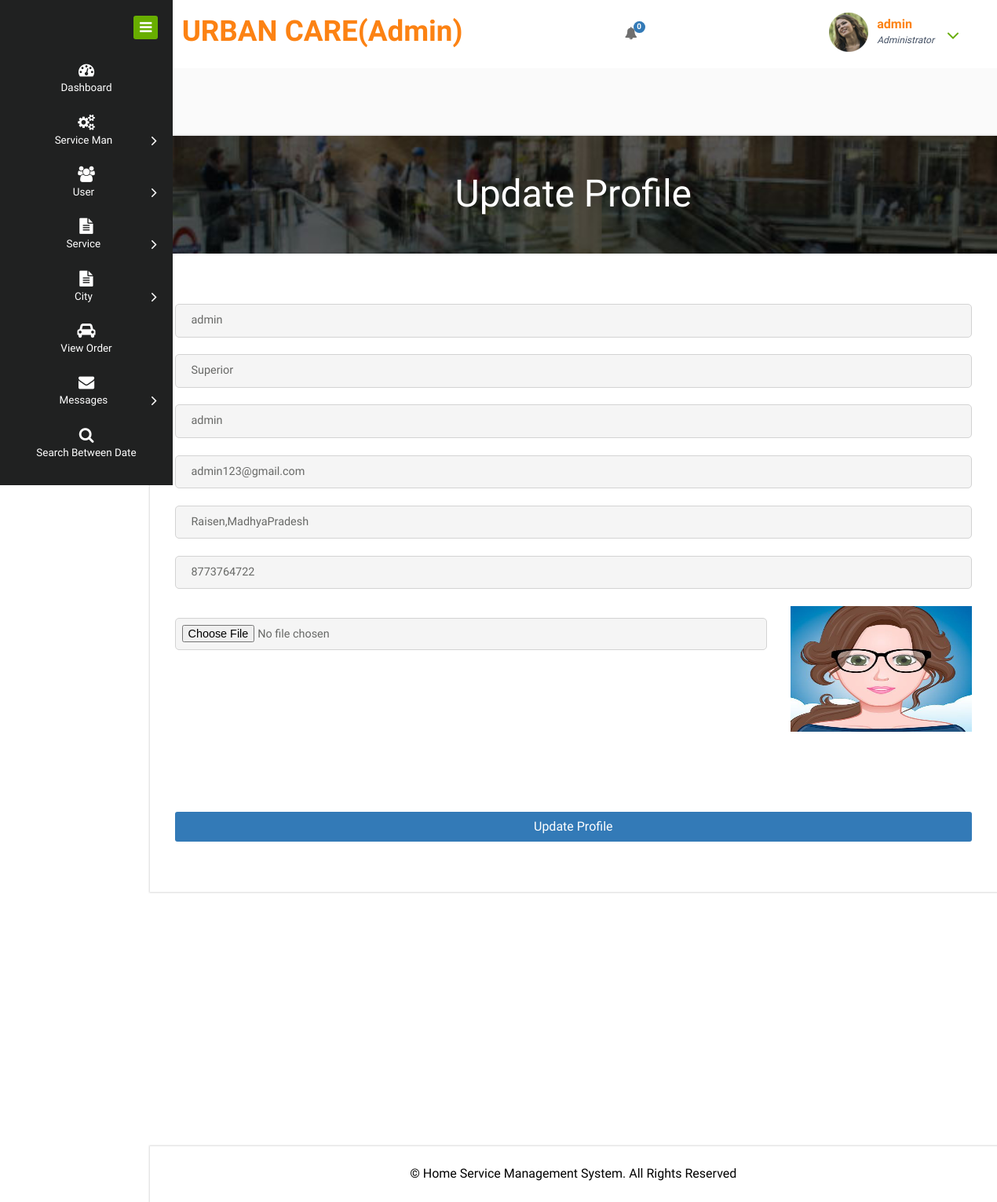
The page /edit_admin_profile (signed in) on the database its author committed.
### home_service/models.py (models this page shows, shortened)
class Customer(models.Model):
    user = models.ForeignKey(User, on_delete=models.CASCADE, null=True)
    contact = models.CharField(max_length=100, null=True)
    address = models.CharField(max_length=100, null=True)
    image = models.FileField(null=True)

### home_service/views.py (the view, shortened to what this page needs)
# urls.py: path('edit_admin_profile',Edit_Admin_Profile,name="edit_admin_profile"),
def Edit_Admin_Profile(request):
    dic = notification()
    error = False
    user = User.objects.get(id=request.user.id)
    pro = Customer.objects.get(user=user)
    d = {'error':error,'pro':pro,'new': dic['new'], 'count': dic['count']}
    return render(request, 'edit_admin_profile.html',d)

### home_service/views.py (called while the page is built)
def notification():
    status = Status.objects.get(status='pending')
    new = Service_Man.objects.filter(status=status)
    count=0
    for i in new:
        count+=1
    d = {'count':count,'new':new}
    return d

### home_service/templates/edit_admin_profile.html (shortened to what this page needs)
{% extends 'admin_navigation.html' %}
{% load static %}
{% block body %}
     <div class="signup-main" style="width:100%;margin-top:0">
    	 <div class="signup-head">
				<h1>Update Profile</h1>
			</div>
			<div class="signup-block">
				<form action="" method="post" enctype="multipart/form-data">
					<input type="text" value="{{pro.user.first_name}}" name="fname" required="">
					<input type="text" name="lname" value="{{pro.user.last_name}}" required="">
					<input type="text" name="uname" value="{{pro.user.username}}" readonly>
					<input type="email" name="email" value="{{pro.user.email}}" required="">
					<input type="text" name="address" value="{{pro.address}}" required="">
					<input type="text" value="{{pro.contact}}" name="contact" required="">
					<div class="row">
                        <div class="col-md-9">
					        <input type="file" name="image" style="width:100%;padding:8px;margin-top:2%;border:1px solid lightgrey ">
                        </div>
                        <div class="col-md-3">
                            {% if pro.image %}<img src="{{pro.image.url}}" style="width:100%;height:160px">{% endif %}
                        </div>
                    </div>
                    <input type="submit" value="Update Profile" style="margin-top:10%">
				</form>
			</div>
    </div>
    {% endblock %}

### home_service/templates/admin_navigation.html (shortened to what this page needs)
<!DOCTYPE HTML>
{% load static %}
<html>
<head>
<link href="{% static 'css2/bootstrap.css' %}" rel="stylesheet" type="text/css" media="all">
<link href="{% static 'css2/style.css' %}" rel="stylesheet" type="text/css" media="all"/>
<link href="{% static 'css2/font-awesome.css' %}" rel="stylesheet">
</head>
<body>
<div class="page-container">
   <div class="left-content">
	   <div class="mother-grid-inner">
				<div class="header-main">
					<div class="header-left">
							<div class="logo-name" style="width:100%">
								<h1><span>URBAN CARE(Admin)</span></h1>
							</div>
							<div class="clearfix"> </div>
						 </div>
						 <div class="header-right">
							<div class="profile_details_left">
								<ul class="nofitications-dropdown">
									<li class="dropdown head-dpdn">
										<a href="#" class="dropdown-toggle" data-toggle="dropdown" aria-expanded="false"><i class="fa fa-bell"></i><span class="badge blue">{{count}}</span></a>
											</li>
										</ul>
								<div class="clearfix"> </div>
							</div>
							<div class="profile_details">
								<ul>
									<li class="dropdown profile_details_drop">
										<a href="#" class="dropdown-toggle" data-toggle="dropdown" aria-expanded="false">
											<div align class="profile_img">
												<span class="prfil-img"><img src="{% static 'images2/p1.png' %}" alt=""> </span>
												<div class="user-name">
													<p>{{request.user.username}}</p>
													<span>Administrator</span>
												</div>
												<i class="fa fa-angle-down lnr"></i>
												<div class="clearfix"></div>
											</div>
										</a>
									</li>
								</ul>
							</div>
							<div class="clearfix"> </div>
						</div>
				     <div class="clearfix"> </div>
				</div>
<div class="inner-block" style="padding-top:8%">
	{% block body %}
	{% endblock %}
</div>
<div class="copyrights" style="margin-top:30%">
	 <p>© Home Service Management System. All Rights Reserved </a> </p>
</div>
</div>
</div>
    <div class="sidebar-menu">
		  	<div class="logo"> <a href="#" class="sidebar-icon">
				<span class="fa fa-bars"></span> </a>
			   </div>
		    <div class="menu">
		      <ul id="menu">
		        <li id="menu-home"><a href="{% url 'admin_home' %}"><i class="fa fa-tachometer"></i><span>Dashboard</span></a></li>
		        <li><a href="#"><i class="fa fa-cogs"></i><span>Service Man</span><span class="fa fa-angle-right" style="float: right"></span></a>
		        </li>
		        <li id="menu-comunicacao" ><a href="#"><i class="fa fa-users"></i><span>User</span><span class="fa fa-angle-right" style="float: right"></span></a>
		        </li>
				<li id="menu-academico" ><a href="#"><i class="fa fa-file-text"></i><span>Service</span><span class="fa fa-angle-right" style="float: right"></span></a>
		        </li>
				  <li id="menu-academico" ><a href="#"><i class="fa fa-file-text"></i><span>City</span><span class="fa fa-angle-right" style="float: right"></span></a>
		        </li>
		        <li><a href="{% url 'admin_order' %}"><i class="fa fa-car"></i><span>View Order</span></a></li>
		        <li><a href="#"><i class="fa fa-envelope"></i><span>Messages</span><span class="fa fa-angle-right" style="float: right"></span></a>
		        </li>
				 <li><a href="{% url 'search_report' %}"><i class="fa fa-search"></i><span>Search Between Date</span></a></li>
		      </ul>
		    </div>
	 </div>
</div>
</body>
</html>

### home_service/templates/edit_admin_profile.html (style rules this page uses)
.signup-block input[type="text"],.signup-block input[type="email"], .signup-block input[type="file"], .signup-block input[type="password"] { font-size: 0.9em; padding: 10px 20px; width: 100%; color:#686967; outline: none; border: 1px solid #D3D3D3; border-radius: 5px; -ms-border-radius: 5px; -moz-border-radius: 5px; -o-border-radius: 5px; background:#F5F5F5; margin: 0em 0em 1.5em 0em; }

### rows shown on the page
Customer: fname "admin", lname "Superior", uname "admin", email "admin123@gmail.com", address "Raisen,MadhyaPradesh", contact "8773764722", image (picture)

### other values the page prints
{{ count }} "0"
{{ request.user.username }} "admin"
